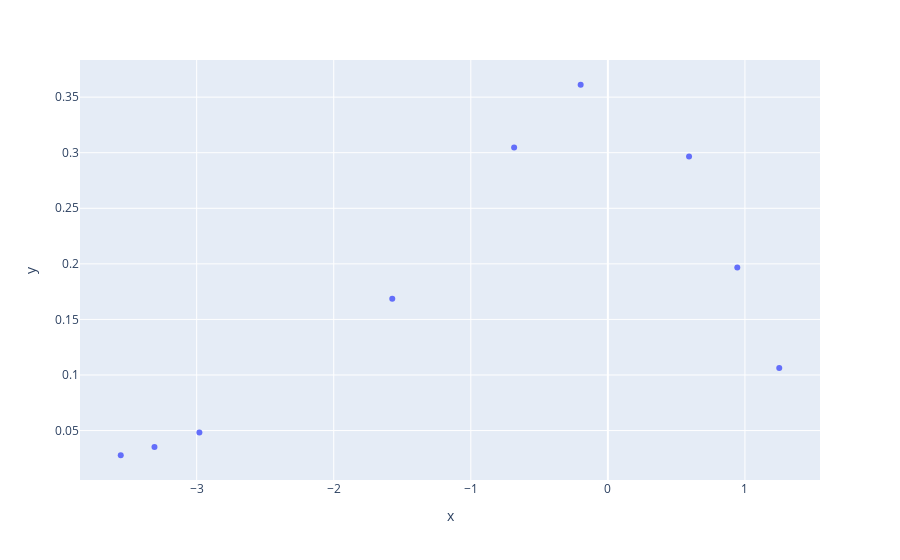
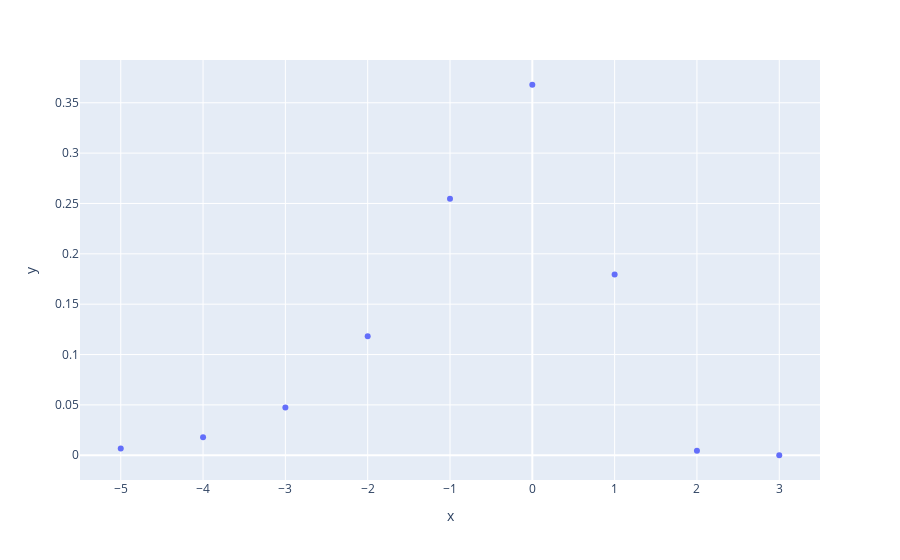
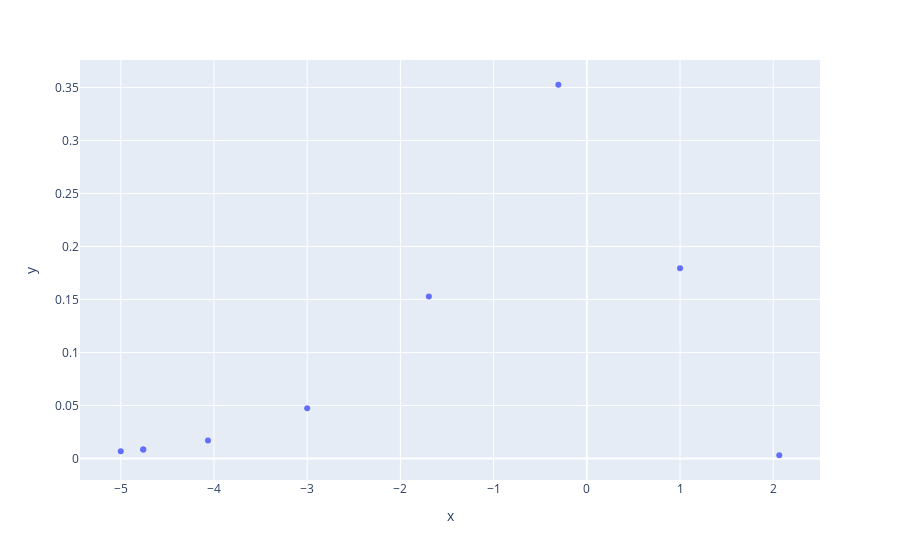

These figures' notebook cell, in order:
### Code cell
start = -5
end = 3
n_points = 9
step_size = 1   

random_x_datapoints, random_y_datapoints = random_points(start, end, n_points)
fig = px.scatter(x=random_x_datapoints, y=random_y_datapoints)
fig.show()

equal_x_datapoints, equal_y_datapoints = equal_points(start, end, n_points)
fig = px.scatter(x=equal_x_datapoints, y=equal_y_datapoints)
fig.show()

cheby_x_datapoints, cheby_y_datapoints = cheby_points(start, end, n_points)
fig = px.scatter(x=cheby_x_datapoints, y=cheby_y_datapoints)
fig.show()

### Figure 1 — Plotly figure (JSON) as saved in the notebook; plotly's stock layout.template omitted (floating-point values rounded to 4 significant figures)
{"data": [{"hovertemplate": "x=%{x}<br>y=%{y}<extra></extra>", "legendgroup": "", "marker": {"color": "#636efa", "symbol": "circle"}, "mode": "markers", "name": "", "orientation": "v", "showlegend": false, "type": "scatter", "x": [-3.554, -3.308, -2.98, -1.573, -0.684, -0.1985, 0.5922, 0.9442, 1.25], "xaxis": "x", "y": [0.02781, 0.03528, 0.04827, 0.1686, 0.3046, 0.3611, 0.2965, 0.1966, 0.1063], "yaxis": "y"}], "layout": {"legend": {"tracegroupgap": 0}, "margin": {"t": 60}, "xaxis": {"anchor": "y", "domain": [0, 1], "title": {"text": "x"}}, "yaxis": {"anchor": "x", "domain": [0, 1], "title": {"text": "y"}}}}

### Figure 2 — Plotly figure (JSON) as saved in the notebook; plotly's stock layout.template omitted (floating-point values rounded to 4 significant figures)
{"data": [{"hovertemplate": "x=%{x}<br>y=%{y}<extra></extra>", "legendgroup": "", "marker": {"color": "#636efa", "symbol": "circle"}, "mode": "markers", "name": "", "orientation": "v", "showlegend": false, "type": "scatter", "x": [-5, -4, -3, -2, -1, 0, 1, 2, 3], "xaxis": "x", "y": [0.006693, 0.01798, 0.04737, 0.1182, 0.2546, 0.3679, 0.1794, 0.004566, 3.801e-08], "yaxis": "y"}], "layout": {"legend": {"tracegroupgap": 0}, "margin": {"t": 60}, "xaxis": {"anchor": "y", "domain": [0, 1], "title": {"text": "x"}}, "yaxis": {"anchor": "x", "domain": [0, 1], "title": {"text": "y"}}}}

### Figure 3 — Plotly figure (JSON) as saved in the notebook; plotly's stock layout.template omitted (floating-point values rounded to 4 significant figures)
{"data": [{"hovertemplate": "x=%{x}<br>y=%{y}<extra></extra>", "legendgroup": "", "marker": {"color": "#636efa", "symbol": "circle"}, "mode": "markers", "name": "", "orientation": "v", "showlegend": false, "type": "scatter", "x": [-4.759, -5, -4.759, -4.064, -3.0, -1.695, -0.3054, 1.0, 2.064], "xaxis": "x", "y": [0.008503, 0.006693, 0.008503, 0.01688, 0.04737, 0.1529, 0.3527, 0.1794, 0.002984], "yaxis": "y"}], "layout": {"legend": {"tracegroupgap": 0}, "margin": {"t": 60}, "xaxis": {"anchor": "y", "domain": [0, 1], "title": {"text": "x"}}, "yaxis": {"anchor": "x", "domain": [0, 1], "title": {"text": "y"}}}}
